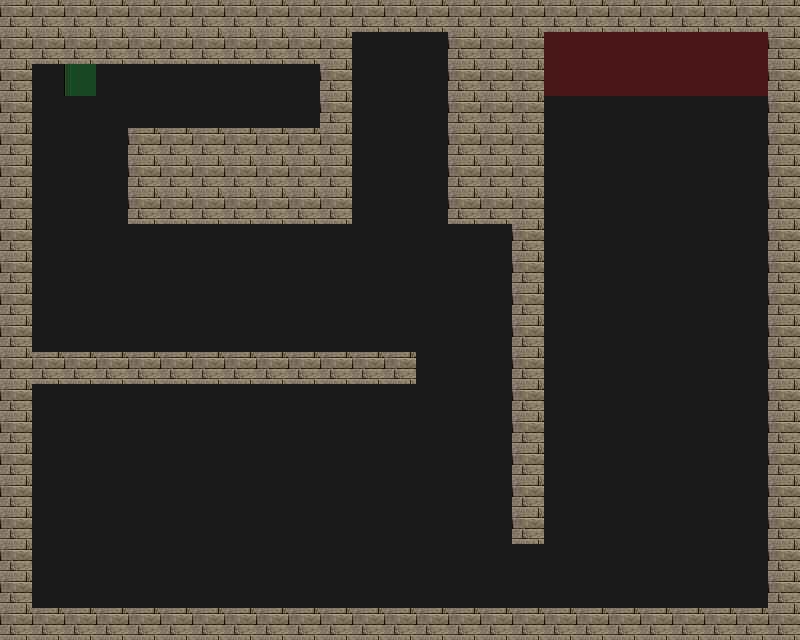

A level layout from a 2D game, rendered from its tile map. Below: a short description, then the map file with its tile-grid data intact:
An orthogonal 25x20 tile map with 32x32 px tiles, 4 tile layers (Road, Trap, Wall, Utility), 4 tilesets.

<map version="2017.05.16" orientation="orthogonal" renderorder="right-down" width="25" height="20" tilewidth="32" tileheight="32" nextobjectid="1">
 <tileset firstgid="1" source="tilesets/meta.tsx" />
 <tileset firstgid="3" source="tilesets/road.tsx" />
 <tileset firstgid="4" source="tilesets/traps.tsx" />
 <tileset firstgid="196" source="tilesets/wallsandroofs.tsx" />
 <layer name="Road" width="25" height="20">
  <data encoding="csv">
3,3,3,3,3,3,3,3,3,3,3,3,3,3,3,3,3,3,3,3,3,3,3,3,3,
3,3,3,3,3,3,3,3,3,3,3,3,3,3,3,3,3,3,3,3,3,3,3,3,3,
3,3,3,3,3,3,3,3,3,3,3,3,3,3,3,3,3,3,3,3,3,3,3,3,3,
3,3,3,3,3,3,3,3,3,3,3,3,3,3,3,3,3,3,3,3,3,3,3,3,3,
3,3,3,3,3,3,3,3,3,3,3,3,3,3,3,3,3,3,3,3,3,3,3,3,3,
3,3,3,3,3,3,3,3,3,3,3,3,3,3,3,3,3,3,3,3,3,3,3,3,3,
3,3,3,3,3,3,3,3,3,3,3,3,3,3,3,3,3,3,3,3,3,3,3,3,3,
3,3,3,3,3,3,3,3,3,3,3,3,3,3,3,3,3,3,3,3,3,3,3,3,3,
3,3,3,3,3,3,3,3,3,3,3,3,3,3,3,3,3,3,3,3,3,3,3,3,3,
3,3,3,3,3,3,3,3,3,3,3,3,3,3,3,3,3,3,3,3,3,3,3,3,3,
3,3,3,3,3,3,3,3,3,3,3,3,3,3,3,3,3,3,3,3,3,3,3,3,3,
3,3,3,3,3,3,3,3,3,3,3,3,3,3,3,3,3,3,3,3,3,3,3,3,3,
3,3,3,3,3,3,3,3,3,3,3,3,3,3,3,3,3,3,3,3,3,3,3,3,3,
3,3,3,3,3,3,3,3,3,3,3,3,3,3,3,3,3,3,3,3,3,3,3,3,3,
3,3,3,3,3,3,3,3,3,3,3,3,3,3,3,3,3,3,3,3,3,3,3,3,3,
3,3,3,3,3,3,3,3,3,3,3,3,3,3,3,3,3,3,3,3,3,3,3,3,3,
3,3,3,3,3,3,3,3,3,3,3,3,3,3,3,3,3,3,3,3,3,3,3,3,3,
3,3,3,3,3,3,3,3,3,3,3,3,3,3,3,3,3,3,3,3,3,3,3,3,3,
3,3,3,3,3,3,3,3,3,3,3,3,3,3,3,3,3,3,3,3,3,3,3,3,3,
3,3,3,3,3,3,3,3,3,3,3,3,3,3,3,3,3,3,3,3,3,3,3,3,3
</data>
 </layer>
 <layer name="Trap" width="25" height="20">
  <data encoding="csv">
0,0,0,0,0,0,0,0,0,0,0,0,0,0,0,0,0,0,0,0,0,0,0,0,0,
0,0,0,0,0,0,0,0,0,0,0,0,0,0,0,0,0,0,0,0,0,0,0,0,0,
0,0,0,0,0,0,0,0,0,0,0,0,0,0,0,0,0,0,0,0,0,0,0,0,0,
0,0,0,0,0,0,0,0,0,0,0,0,0,0,0,0,0,0,0,0,0,0,0,0,0,
0,0,0,0,0,0,0,0,0,0,0,0,0,0,0,0,0,0,0,0,0,0,0,0,0,
0,0,0,0,0,0,0,0,0,0,0,0,0,0,0,0,0,0,0,0,0,0,0,0,0,
0,0,0,0,0,0,0,0,0,0,0,0,0,0,0,0,0,0,0,0,0,0,0,0,0,
0,0,0,0,0,0,0,0,0,0,0,0,0,0,0,0,0,0,0,0,0,0,0,0,0,
0,0,0,0,0,0,0,0,0,0,0,0,0,0,0,0,0,0,0,0,0,0,0,0,0,
0,0,0,0,0,0,0,0,0,0,0,0,0,0,0,0,0,0,0,0,0,0,0,0,0,
0,0,0,0,0,0,0,0,0,0,0,0,0,0,0,0,0,0,0,0,0,0,0,0,0,
0,0,0,0,0,0,0,0,0,0,0,0,0,0,0,0,0,0,0,0,0,0,0,0,0,
0,0,0,0,0,0,0,0,0,0,0,0,0,0,0,0,0,0,0,0,0,0,0,0,0,
0,0,0,0,0,0,0,0,0,0,0,0,0,0,0,0,0,0,0,0,0,0,0,0,0,
0,0,0,0,0,0,0,0,0,0,0,0,0,0,0,0,0,0,0,0,0,0,0,0,0,
0,0,0,0,0,0,0,0,0,0,0,0,0,0,0,0,0,0,0,0,0,0,0,0,0,
0,0,0,0,0,0,0,0,0,0,0,0,0,0,0,0,0,0,0,0,0,0,0,0,0,
0,0,0,0,0,0,0,0,0,0,0,0,0,0,0,0,0,0,0,0,0,0,0,0,0,
0,0,0,0,0,0,0,0,0,0,0,0,0,0,0,0,0,0,0,0,0,0,0,0,0,
0,0,0,0,0,0,0,0,0,0,0,0,0,0,0,0,0,0,0,0,0,0,0,0,0
</data>
 </layer>
 <layer name="Wall" width="25" height="20">
  <data encoding="csv">
261,261,261,261,261,261,261,261,261,261,261,261,261,261,261,261,261,261,261,261,261,261,261,261,261,
261,261,261,261,261,261,261,261,261,261,261,0,0,0,261,261,261,0,0,0,0,0,0,0,261,
261,0,0,0,0,0,0,0,0,0,261,0,0,0,261,261,261,0,0,0,0,0,0,0,261,
261,0,0,0,0,0,0,0,0,0,261,0,0,0,261,261,261,0,0,0,0,0,0,0,261,
261,0,0,0,261,261,261,261,261,261,261,0,0,0,261,261,261,0,0,0,0,0,0,0,261,
261,0,0,0,261,261,261,261,261,261,261,0,0,0,261,261,261,0,0,0,0,0,0,0,261,
261,0,0,0,261,261,261,261,261,261,261,0,0,0,261,261,261,0,0,0,0,0,0,0,261,
261,0,0,0,0,0,0,0,0,0,0,0,0,0,0,0,261,0,0,0,0,0,0,0,261,
261,0,0,0,0,0,0,0,0,0,0,0,0,0,0,0,261,0,0,0,0,0,0,0,261,
261,0,0,0,0,0,0,0,0,0,0,0,0,0,0,0,261,0,0,0,0,0,0,0,261,
261,0,0,0,0,0,0,0,0,0,0,0,0,0,0,0,261,0,0,0,0,0,0,0,261,
261,261,261,261,261,261,261,261,261,261,261,261,261,0,0,0,261,0,0,0,0,0,0,0,261,
261,0,0,0,0,0,0,0,0,0,0,0,0,0,0,0,261,0,0,0,0,0,0,0,261,
261,0,0,0,0,0,0,0,0,0,0,0,0,0,0,0,261,0,0,0,0,0,0,0,261,
261,0,0,0,0,0,0,0,0,0,0,0,0,0,0,0,261,0,0,0,0,0,0,0,261,
261,0,0,0,0,0,0,0,0,0,0,0,0,0,0,0,261,0,0,0,0,0,0,0,261,
261,0,0,0,0,0,0,0,0,0,0,0,0,0,0,0,261,0,0,0,0,0,0,0,261,
261,0,0,0,0,0,0,0,0,0,0,0,0,0,0,0,0,0,0,0,0,0,0,0,261,
261,0,0,0,0,0,0,0,0,0,0,0,0,0,0,0,0,0,0,0,0,0,0,0,261,
261,261,261,261,261,261,261,261,261,261,261,261,261,261,261,261,261,261,261,261,261,261,261,261,261
</data>
 </layer>
 <layer name="Utility" width="25" height="20">
  <data encoding="csv">
0,0,0,0,0,0,0,0,0,0,0,0,0,0,0,0,0,0,0,0,0,0,0,0,0,
0,0,0,0,0,0,0,0,0,0,0,0,0,0,0,0,0,1,1,1,1,1,1,1,0,
0,0,2,0,0,0,0,0,0,0,0,0,0,0,0,0,0,1,1,1,1,1,1,1,0,
0,0,0,0,0,0,0,0,0,0,0,0,0,0,0,0,0,0,0,0,0,0,0,0,0,
0,0,0,0,0,0,0,0,0,0,0,0,0,0,0,0,0,0,0,0,0,0,0,0,0,
0,0,0,0,0,0,0,0,0,0,0,0,0,0,0,0,0,0,0,0,0,0,0,0,0,
0,0,0,0,0,0,0,0,0,0,0,0,0,0,0,0,0,0,0,0,0,0,0,0,0,
0,0,0,0,0,0,0,0,0,0,0,0,0,0,0,0,0,0,0,0,0,0,0,0,0,
0,0,0,0,0,0,0,0,0,0,0,0,0,0,0,0,0,0,0,0,0,0,0,0,0,
0,0,0,0,0,0,0,0,0,0,0,0,0,0,0,0,0,0,0,0,0,0,0,0,0,
0,0,0,0,0,0,0,0,0,0,0,0,0,0,0,0,0,0,0,0,0,0,0,0,0,
0,0,0,0,0,0,0,0,0,0,0,0,0,0,0,0,0,0,0,0,0,0,0,0,0,
0,0,0,0,0,0,0,0,0,0,0,0,0,0,0,0,0,0,0,0,0,0,0,0,0,
0,0,0,0,0,0,0,0,0,0,0,0,0,0,0,0,0,0,0,0,0,0,0,0,0,
0,0,0,0,0,0,0,0,0,0,0,0,0,0,0,0,0,0,0,0,0,0,0,0,0,
0,0,0,0,0,0,0,0,0,0,0,0,0,0,0,0,0,0,0,0,0,0,0,0,0,
0,0,0,0,0,0,0,0,0,0,0,0,0,0,0,0,0,0,0,0,0,0,0,0,0,
0,0,0,0,0,0,0,0,0,0,0,0,0,0,0,0,0,0,0,0,0,0,0,0,0,
0,0,0,0,0,0,0,0,0,0,0,0,0,0,0,0,0,0,0,0,0,0,0,0,0,
0,0,0,0,0,0,0,0,0,0,0,0,0,0,0,0,0,0,0,0,0,0,0,0,0
</data>
 </layer>
</map>
